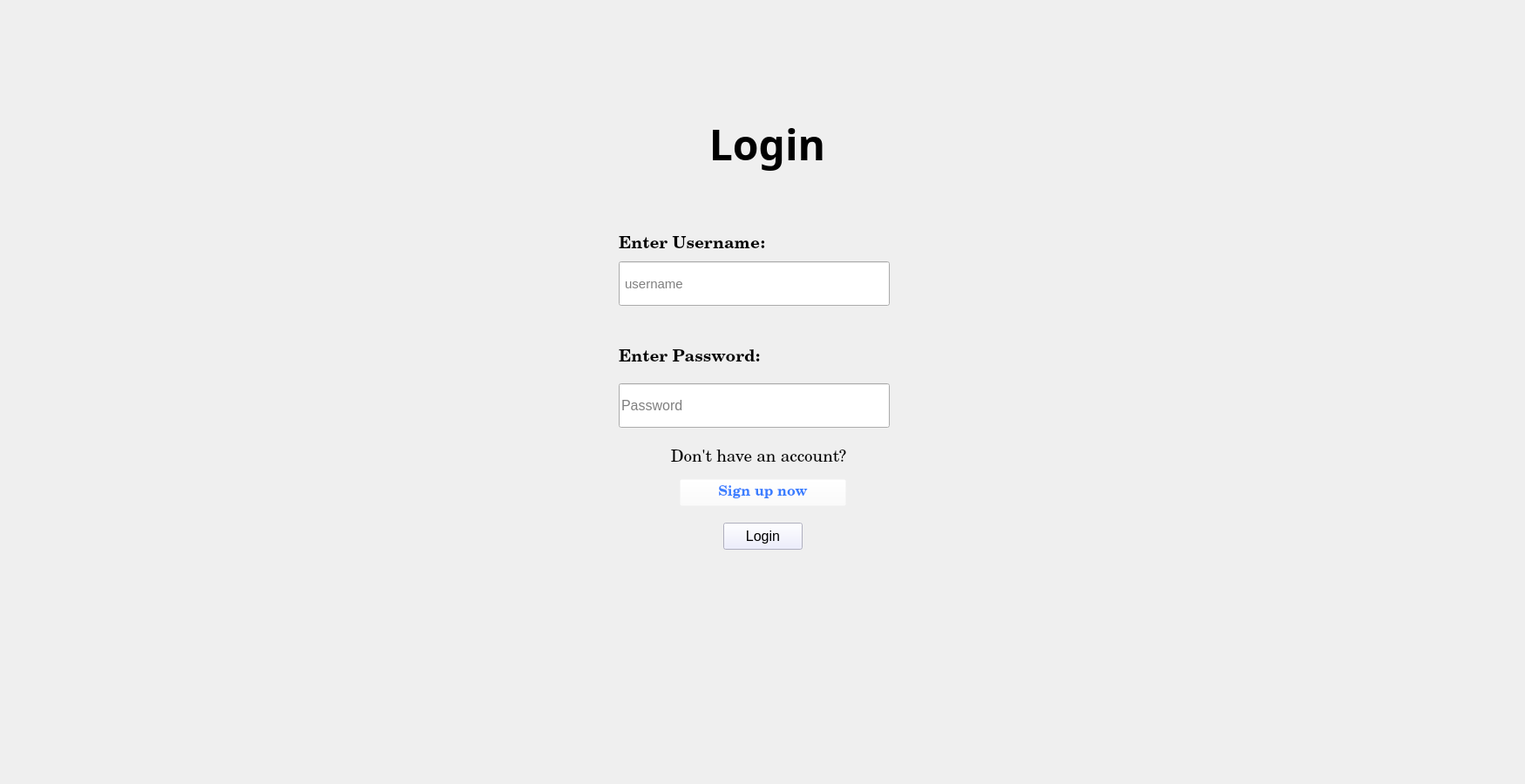
<?xml version="1.0" encoding="UTF-8"?>
<ui version="4.0">
 <class>Loginpage</class>
 <widget class="QMainWindow" name="Loginpage">
  <property name="geometry">
   <rect>
    <x>0</x>
    <y>0</y>
    <width>1750</width>
    <height>900</height>
   </rect>
  </property>
  <property name="minimumSize">
   <size>
    <width>1750</width>
    <height>900</height>
   </size>
  </property>
  <property name="maximumSize">
   <size>
    <width>1750</width>
    <height>900</height>
   </size>
  </property>
  <property name="windowTitle">
   <string>Login</string>
  </property>
  <widget class="QWidget" name="centralwidget">
   <widget class="QLabel" name="loginbgm">
    <property name="geometry">
     <rect>
      <x>0</x>
      <y>0</y>
      <width>1750</width>
      <height>900</height>
     </rect>
    </property>
    <property name="text">
     <string/>
    </property>
    <property name="pixmap">
     <pixmap>strtpgbgm.jpg</pixmap>
    </property>
    <property name="scaledContents">
     <bool>true</bool>
    </property>
   </widget>
   <widget class="QLabel" name="loginheading">
    <property name="geometry">
     <rect>
      <x>760</x>
      <y>110</y>
      <width>241</width>
      <height>111</height>
     </rect>
    </property>
    <property name="font">
     <font>
      <family>Sitka Text Semibold</family>
      <pointsize>36</pointsize>
      <bold>true</bold>
     </font>
    </property>
    <property name="contextMenuPolicy">
     <enum>Qt::PreventContextMenu</enum>
    </property>
    <property name="text">
     <string>Login</string>
    </property>
    <property name="alignment">
     <set>Qt::AlignCenter</set>
    </property>
   </widget>
   <widget class="QLineEdit" name="lineEditusername">
    <property name="geometry">
     <rect>
      <x>710</x>
      <y>300</y>
      <width>311</width>
      <height>51</height>
     </rect>
    </property>
    <property name="font">
     <font>
      <pointsize>11</pointsize>
     </font>
    </property>
    <property name="styleSheet">
     <string notr="true"/>
    </property>
    <property name="text">
     <string/>
    </property>
    <property name="alignment">
     <set>Qt::AlignLeading|Qt::AlignLeft|Qt::AlignVCenter</set>
    </property>
    <property name="placeholderText">
     <string> username</string>
    </property>
    <property name="clearButtonEnabled">
     <bool>false</bool>
    </property>
   </widget>
   <widget class="QLineEdit" name="lineEditpswd">
    <property name="geometry">
     <rect>
      <x>710</x>
      <y>440</y>
      <width>311</width>
      <height>51</height>
     </rect>
    </property>
    <property name="font">
     <font>
      <pointsize>12</pointsize>
     </font>
    </property>
    <property name="styleSheet">
     <string notr="true"/>
    </property>
    <property name="text">
     <string/>
    </property>
    <property name="echoMode">
     <enum>QLineEdit::Password</enum>
    </property>
    <property name="alignment">
     <set>Qt::AlignLeading|Qt::AlignLeft|Qt::AlignVCenter</set>
    </property>
    <property name="placeholderText">
     <string>Password</string>
    </property>
    <property name="clearButtonEnabled">
     <bool>false</bool>
    </property>
   </widget>
   <widget class="QPushButton" name="loginbtn">
    <property name="geometry">
     <rect>
      <x>830</x>
      <y>600</y>
      <width>91</width>
      <height>31</height>
     </rect>
    </property>
    <property name="font">
     <font>
      <pointsize>12</pointsize>
     </font>
    </property>
    <property name="styleSheet">
     <string notr="true">background-color: rgba(231, 232, 255, 225);
</string>
    </property>
    <property name="text">
     <string>Login</string>
    </property>
   </widget>
   <widget class="QLabel" name="loginpswd">
    <property name="geometry">
     <rect>
      <x>710</x>
      <y>390</y>
      <width>271</width>
      <height>41</height>
     </rect>
    </property>
    <property name="font">
     <font>
      <family>Century Schoolbook</family>
      <pointsize>14</pointsize>
      <bold>true</bold>
     </font>
    </property>
    <property name="text">
     <string>Enter Password:</string>
    </property>
   </widget>
   <widget class="QLabel" name="loginusername">
    <property name="geometry">
     <rect>
      <x>710</x>
      <y>260</y>
      <width>241</width>
      <height>41</height>
     </rect>
    </property>
    <property name="font">
     <font>
      <family>Century Schoolbook</family>
      <pointsize>14</pointsize>
      <bold>true</bold>
     </font>
    </property>
    <property name="text">
     <string>Enter Username:</string>
    </property>
   </widget>
   <widget class="QLabel" name="loginq">
    <property name="geometry">
     <rect>
      <x>740</x>
      <y>510</y>
      <width>261</width>
      <height>31</height>
     </rect>
    </property>
    <property name="font">
     <font>
      <family>Century Schoolbook</family>
      <pointsize>14</pointsize>
     </font>
    </property>
    <property name="text">
     <string>Don't have an account?</string>
    </property>
    <property name="alignment">
     <set>Qt::AlignCenter</set>
    </property>
   </widget>
   <widget class="QPushButton" name="loginsignup">
    <property name="geometry">
     <rect>
      <x>780</x>
      <y>550</y>
      <width>191</width>
      <height>31</height>
     </rect>
    </property>
    <property name="font">
     <font>
      <family>Century Schoolbook</family>
      <pointsize>12</pointsize>
      <bold>true</bold>
     </font>
    </property>
    <property name="styleSheet">
     <string notr="true">color: rgb(57, 126, 255);
background-color: rgba(255, 255, 255, 0);</string>
    </property>
    <property name="text">
     <string>Sign up now</string>
    </property>
   </widget>
   <widget class="QLabel" name="usernameerror">
    <property name="geometry">
     <rect>
      <x>710</x>
      <y>490</y>
      <width>261</width>
      <height>21</height>
     </rect>
    </property>
    <property name="styleSheet">
     <string notr="true">color: rgb(255, 0, 0);</string>
    </property>
    <property name="text">
     <string/>
    </property>
   </widget>
  </widget>
 </widget>
 <resources/>
 <connections/>
</ui>
